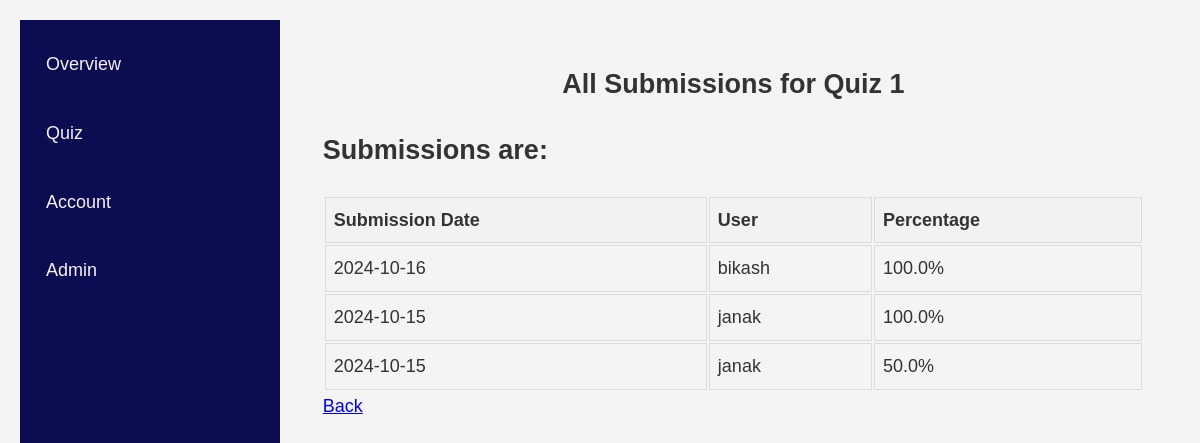
The app's page /organization/quiz/1 (signed in) with its own data.
### dashboard/models.py (models this page shows, shortened)
class Quiz(models.Model):
    title = models.CharField(max_length=255)
    description = models.TextField(blank=True)
    organization = models.ForeignKey('users.OrganizationUser', on_delete=models.CASCADE, related_name='quizzes',default=1)
    updated_at = models.DateTimeField(auto_now=True)
    questions = models.ManyToManyField('Question',blank=True)
    class Meta:
        verbose_name = "Quiz"
        verbose_name_plural = "Quizzes"

class Submission(models.Model):
    user = models.ForeignKey('users.StudentUser',on_delete=models.CASCADE)
    quiz = models.ForeignKey(Quiz, on_delete=models.PROTECT)
    correctsubmission = models.IntegerField(validators=[MinValueValidator(0)])
    timestamp = models.DateTimeField(auto_now=True)

### organization/views.py (the view)
# urls.py: path("quiz/<int:quiz_id>",views.submission,name="osubmission")
@login_required
@user_passes_test(check_organization)
def submission(request,quiz_id):
    quiz = Quiz.objects.get(id=quiz_id)
    valid_submissions = Submission.objects.filter(quiz=quiz).order_by("-timestamp")
    percentages = []
    for submission in valid_submissions:
        correct_score = submission.correctsubmission
        total_questions = submission.quiz.questions.count()
        percentage = correct_score / total_questions * 100
        percentages.append(percentage)
    return render(request, 'organization/submissions.html', {
        'sub_per':zip(valid_submissions,percentages),
        'valid_submissions': valid_submissions,
        'percentages': percentages,
        'quiztitle':quiz.title
    })

### organization/views.py (called while the page is built)
def check_organization(user):
    return OrganizationUser.objects.get(username=user.username).user_type == "organization"

### organization/templates/organization/submissions.html (shortened to what this page needs)
{% extends "organizationbase.html" %}
{% load static %}
{% block stylesheets %}
<link rel="stylesheet" href="{% static 'dashboard/dashboard.css' %}">
{% endblock %}
{% block content %}
    <section class="about">
        <h1>All Submissions for {{quiztitle}}</h1>
        {% if valid_submissions %}
            <h2>Submissions are: </h2>
            <table class="submission-table">
                <thead>
                    <tr>
                        <th>Submission Date</th>
                        <th>User</th>
                        <th>Percentage</th>
                    </tr>
                </thead>
                <tbody>
                    {% for sub, percent in sub_per %}
                        <tr>
                            <td>{{sub.timestamp|date:"Y-m-d"}}</td>
                            <td>{{sub.user.username}}</td>
                            <td>{{ percent }}%</td>
                        </tr>
                    {% endfor %}
                </tbody>
            </table>
        {% else %}
            <p>No submissions found for this quiz.</p>
        {% endif %}
        <a href="{% url "oquiz" %}">Back</a>
    </section>
{% endblock %}

### static/studentbase.css (style rules this page uses)
body { font-family: 'Arial', sans-serif; font-size: large; line-height: 1.6; color: #333; margin: 0 auto; padding: 20px; background-color: #f4f4f4; }

### dashboard/static/dashboard/dashboard.css (style rules this page uses)
section.about { padding: 20px; }
h1 { text-align: center; }
table.submission-table { width: 100%; }
th, td { border: 1px solid #ddd; padding: 8px; text-align: left; }
th { background-color: #f2f2f2; }

### records on screen
Quiz: title "Quiz 1"
Submission: timestamp "2024-10-16", user.username "bikash", percent "100.0"
Submission: timestamp "2024-10-15", user.username "janak", percent "100.0"
Submission: timestamp "2024-10-15", user.username "janak", percent "50.0"
